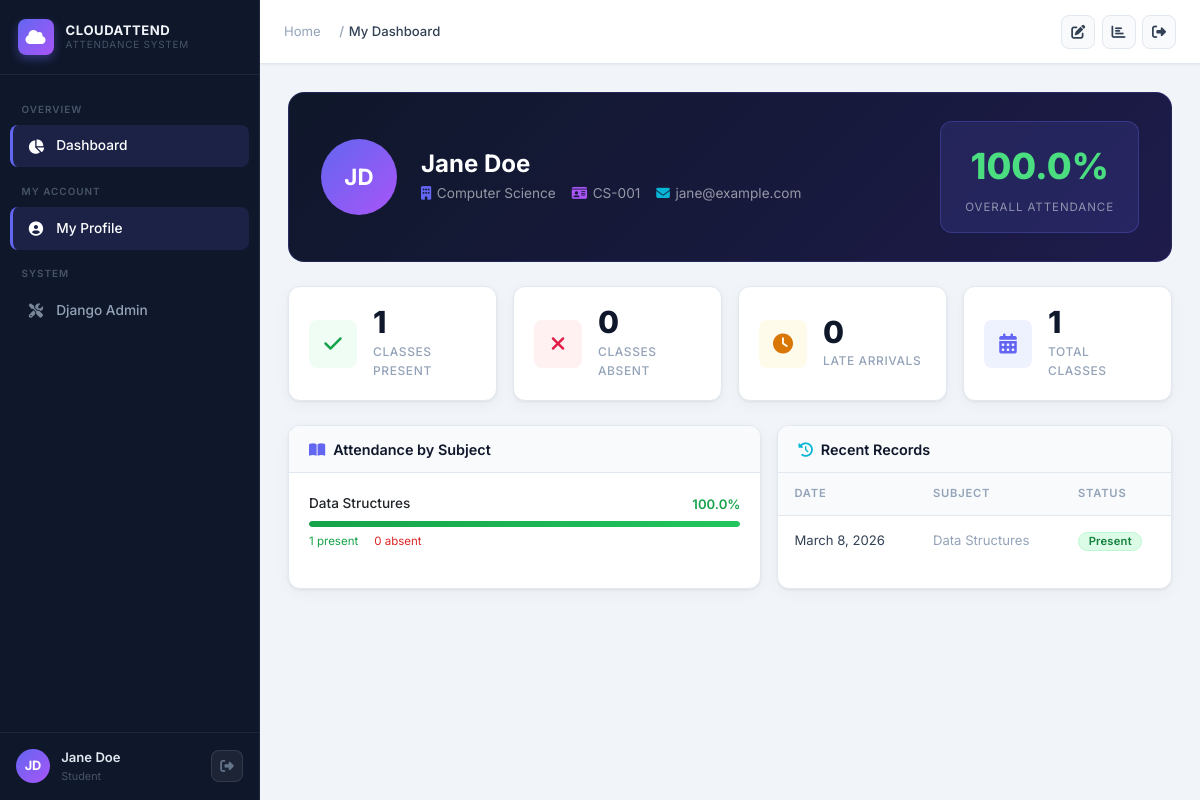
Page /dashboard/student/ (signed in) on the committed database.
### api_v1/models.py (models this page shows, shortened)
class TimeStampedModel(models.Model):
    created_at = models.DateTimeField(auto_now_add=True)
    updated_at = models.DateTimeField(auto_now=True)
    class Meta:
        abstract = True

class Student(TimeStampedModel):
    student_id = models.CharField(
        primary_key=True, default=generate_uuid, editable=False, max_length=200
    )
    user = models.OneToOneField(
        User, on_delete=models.SET_NULL, null=True, blank=True,
        related_name='student_profile'
    )
    first_name = models.CharField(max_length=200)
    last_name = models.CharField(max_length=200)
    address = models.TextField(blank=True)
    email = models.EmailField(unique=True)
    mobile_no = models.CharField(max_length=15)
    department = models.ForeignKey(
        Department, on_delete=models.SET_NULL, null=True, blank=True,
        related_name='students'
    )
    roll_number = models.CharField(max_length=50, blank=True)
    profile_photo = models.ImageField(
        upload_to='student_photos/', null=True, blank=True
    )
    is_active = models.BooleanField(default=True)
    @property
    def full_name(self):
        return f"{self.first_name} {self.last_name}"
    class Meta:
        ordering = ['first_name', 'last_name']

class Department(TimeStampedModel):
    name = models.CharField(max_length=100, unique=True)
    code = models.CharField(max_length=20, unique=True)
    description = models.TextField(blank=True)
    class Meta:
        ordering = ['name']

class Subject(TimeStampedModel):
    subject_code = models.AutoField(primary_key=True)
    title = models.CharField(max_length=200)
    department = models.ForeignKey(
        Department, on_delete=models.SET_NULL, null=True, blank=True,
        related_name='subjects'
    )
    credits = models.PositiveSmallIntegerField(default=3)
    is_active = models.BooleanField(default=True)
    class Meta:
        ordering = ['title']

class Attendance(TimeStampedModel):
    STATUS_CHOICES = [
        ('Present', 'Present'),
        ('Absent', 'Absent'),
        ('Late', 'Late'),
        ('Excused', 'Excused'),
    ]
    student = models.ForeignKey(
        Student, on_delete=models.CASCADE, related_name='attendances'
    )
    subject = models.ForeignKey(
        Subject, on_delete=models.SET_NULL, null=True, blank=True,
        related_name='attendances'
    )
    lecture_date = models.DateField()
    status = models.CharField(max_length=20, choices=STATUS_CHOICES, default='Present')
    remarks = models.TextField(blank=True)
    marked_by = models.ForeignKey(
        User, on_delete=models.SET_NULL, null=True, blank=True,
        related_name='marked_attendances'
    )
    class Meta:
        unique_together = ('student', 'subject', 'lecture_date')
        ordering = ['-lecture_date']

### api_v1/views.py (the view)
# urls.py: path('dashboard/student/', views.student_dashboard, name='student_dashboard'),
@login_required
def student_dashboard(request):
    if not is_student(request.user):
        return redirect('admin_dashboard')
    try:
        student = Student.objects.get(user=request.user)
    except Student.DoesNotExist:
        messages.error(request, 'Student profile not found. Please contact admin.')
        return redirect('admin_dashboard')
    all_attendance = student.attendances.select_related('subject').order_by('-lecture_date')
    total = all_attendance.count()
    present = all_attendance.filter(status='Present').count()
    absent = all_attendance.filter(status='Absent').count()
    late = all_attendance.filter(status='Late').count()
    pct = round((present / total) * 100, 1) if total else 0
    subject_stats = (
        all_attendance
        .values('subject__title')
        .annotate(
            total=Count('id'),
            present=Count('id', filter=Q(status='Present')),
            absent=Count('id', filter=Q(status='Absent')),
        )
        .order_by('subject__title')
    )
    for s in subject_stats:
        t = s['total']
        s['pct'] = round((s['present'] / t) * 100, 1) if t else 0
    recent = all_attendance[:10]
    context = {
        'student': student,
        'total': total,
        'present': present,
        'absent': absent,
        'late': late,
        'pct': pct,
        'subject_stats': subject_stats,
        'recent': recent,
    }
    return render(request, 'dashboard/student.html', context)

### api_v1/context_processors.py (called while the page is built)
def user_role(request):
    is_student = (
        request.user.is_authenticated
        and request.user.groups.filter(name='Student').exists()
    )
    return {'user_is_student': is_student}

### api_v1/views.py (called while the page is built)
def is_student(user) -> bool:
    return user.groups.filter(name='Student').exists()

### templates/dashboard/student.html (shortened to what this page needs)
{% extends "base.html" %}
{% block breadcrumb %}<li class="breadcrumb-item active">My Dashboard</li>{% endblock %}
{% block content %}
<div style="background:linear-gradient(135deg,#0f172a,#1e1b4b);border:1px solid rgba(99,102,241,.2);border-radius:16px;padding:1.75rem 2rem;margin-bottom:1.5rem;display:flex;align-items:center;gap:1.5rem;" class="fade-in">
  <div class="avatar xl" style="flex-shrink:0">
    {{ student.first_name|slice:":1" }}{{ student.last_name|slice:":1" }}
  </div>
  <div style="flex:1">
    <h2 style="font-size:1.5rem;font-weight:700;color:#fff;margin:0">{{ student.full_name }}</h2>
    <div style="color:rgba(255,255,255,.55);font-size:.85rem;margin-top:.25rem;display:flex;flex-wrap:wrap;gap:1rem;">
      {% if student.department %}<span><i class="fas fa-building" style="margin-right:.35rem;color:var(--accent)"></i>{{ student.department.name }}</span>{% endif %}
      {% if student.roll_number %}<span><i class="fas fa-id-card" style="margin-right:.35rem;color:var(--purple)"></i>{{ student.roll_number }}</span>{% endif %}
      <span><i class="fas fa-envelope" style="margin-right:.35rem;color:var(--cyan)"></i>{{ student.email }}</span>
    </div>
  </div>
  <div style="text-align:center;background:rgba(99,102,241,.15);border:1px solid rgba(99,102,241,.3);border-radius:12px;padding:1rem 1.5rem;">
    <div style="font-size:2.25rem;font-weight:800;{% if pct >= 75 %}color:#4ade80{% elif pct >= 50 %}color:#fbbf24{% else %}color:#f87171{% endif %}">{{ pct }}%</div>
    <div style="font-size:.72rem;color:rgba(255,255,255,.5);text-transform:uppercase;letter-spacing:.08em;margin-top:.15rem">Overall Attendance</div>
  </div>
</div>
<div class="stats-grid fade-in-delay-1" style="margin-bottom:1.5rem">
  <div class="stat-card">
    <div class="stat-icon emerald"><i class="fas fa-check"></i></div>
    <div class="stat-content">
      <div class="stat-value">{{ present }}</div>
      <div class="stat-label">Classes Present</div>
    </div>
  </div>
  <div class="stat-card">
    <div class="stat-icon rose"><i class="fas fa-times"></i></div>
    <div class="stat-content">
      <div class="stat-value">{{ absent }}</div>
      <div class="stat-label">Classes Absent</div>
    </div>
  </div>
  <div class="stat-card">
    <div class="stat-icon amber"><i class="fas fa-clock"></i></div>
    <div class="stat-content">
      <div class="stat-value">{{ late }}</div>
      <div class="stat-label">Late Arrivals</div>
    </div>
  </div>
  <div class="stat-card">
    <div class="stat-icon indigo"><i class="fas fa-calendar-days"></i></div>
    <div class="stat-content">
      <div class="stat-value">{{ total }}</div>
      <div class="stat-label">Total Classes</div>
    </div>
  </div>
</div>
<div style="display:grid;grid-template-columns:1.2fr 1fr;gap:1rem;" class="fade-in-delay-2">
  <div class="card">
    <div class="card-header">
      <h3 class="card-title"><i class="fas fa-book-open" style="color:var(--accent);margin-right:.5rem"></i>Attendance by Subject</h3>
    </div>
    <div class="card-body">
      {% if subject_stats %}
        {% for s in subject_stats %}
        <div style="margin-bottom:1.1rem">
          <div style="display:flex;justify-content:space-between;align-items:center;margin-bottom:.4rem">
            <span style="font-size:.85rem;font-weight:500">{{ s.subject__title|default:"Unknown" }}</span>
            <span class="fw-600 fs-sm {% if s.pct >= 75 %}text-success{% elif s.pct >= 50 %}text-warning{% else %}text-danger{% endif %}">{{ s.pct }}%</span>
          </div>
          <div class="progress-bar-wrap">
            <div class="progress-bar-fill {% if s.pct >= 75 %}success{% elif s.pct >= 50 %}warning{% else %}danger{% endif %}"
                 style="width:{{ s.pct }}%"></div>
          </div>
          <div style="display:flex;gap:1rem;margin-top:.3rem">
            <span class="fs-xs text-success">{{ s.present }} present</span>
            <span class="fs-xs text-danger">{{ s.absent }} absent</span>
          </div>
        </div>
        {% endfor %}
      {% else %}
        <div class="empty-state"><i class="fas fa-book-open"></i><p>No subject data yet</p></div>
      {% endif %}
    </div>
  </div>
  <div class="card">
    <div class="card-header">
      <h3 class="card-title"><i class="fas fa-clock-rotate-left" style="color:var(--cyan);margin-right:.5rem"></i>Recent Records</h3>
    </div>
    <div class="card-body" style="padding:0">
      {% if recent %}
        <table class="table">
          <thead><tr><th>Date</th><th>Subject</th><th>Status</th></tr></thead>
          <tbody>
            {% for r in recent %}
            <tr>
              <td class="fs-sm">{{ r.lecture_date }}</td>
              <td class="fs-sm text-muted">{{ r.subject.title|default:"—" }}</td>
              <td><span class="badge badge-{{ r.status|lower }}">{{ r.status }}</span></td>
            </tr>
            {% endfor %}
          </tbody>
        </table>
      {% else %}
        <div class="empty-state"><i class="fas fa-clipboard"></i><p>No records yet</p></div>
      {% endif %}
    </div>
  </div>
</div>
{% endblock %}

### templates/base.html (shortened to what this page needs)
{% load static %}
<!DOCTYPE html>
<html lang="en">
<head>
  <link rel="stylesheet" href="https://cdnjs.cloudflare.com/ajax/libs/font-awesome/6.5.2/css/all.min.css" />
  <link rel="stylesheet" href="https://cdn.jsdelivr.net/npm/bootstrap@5.3.3/dist/css/bootstrap.min.css" />
  <link rel="stylesheet" href="{% static 'css/style.css' %}" />
</head>
<body>
<aside class="sidebar" id="sidebar">
  <a href="{% url 'dashboard' %}" class="sidebar-brand">
    <div class="sidebar-brand-icon">
      <i class="fas fa-cloud"></i>
    </div>
    <div class="sidebar-brand-text">
      CloudAttend
      <small>Attendance System</small>
    </div>
  </a>
  <nav class="sidebar-nav">
    <span class="nav-section-label">Overview</span>
    <a href="{% url 'dashboard' %}"
       class="nav-link-item {% if request.resolver_match.url_name == 'dashboard' or request.resolver_match.url_name == 'admin_dashboard' or request.resolver_match.url_name == 'student_dashboard' %}active{% endif %}">
      <span class="nav-icon"><i class="fas fa-chart-pie"></i></span>
      Dashboard
    </a>
    {% if user_is_student %}
    <span class="nav-section-label">My Account</span>
    <a href="{% url 'student_dashboard' %}"
       class="nav-link-item {% if request.resolver_match.url_name == 'student_dashboard' %}active{% endif %}">
      <span class="nav-icon"><i class="fas fa-user-circle"></i></span>
      My Profile
    </a>
    {% endif %}
    <span class="nav-section-label">System</span>
    <a href="/admin/" class="nav-link-item" target="_blank">
      <span class="nav-icon"><i class="fas fa-screwdriver-wrench"></i></span>
      Django Admin
    </a>
  </nav>
  <div class="sidebar-footer">
    <div class="user-avatar">
      {{ request.user.first_name|slice:":1"|upper }}{{ request.user.last_name|slice:":1"|upper }}
    </div>
    <div class="user-info">
      <div class="user-name">{{ request.user.get_full_name|default:request.user.username }}</div>
      <div class="user-role">{% if user_is_student %}Student{% else %}Administrator{% endif %}</div>
    </div>
    <form method="post" action="{% url 'logout' %}" class="logout-form">
      <button type="submit" class="logout-btn" title="Sign out">
        <i class="fas fa-right-from-bracket"></i>
      </button>
    </form>
  </div>
</aside>
<div class="main-wrapper">
  <header class="topbar">
    <nav class="topbar-breadcrumb">
      <ol class="breadcrumb">
        <li class="breadcrumb-item"><a href="{% url 'dashboard' %}">Home</a></li>
        {% block breadcrumb %}{% endblock %}
      </ol>
    </nav>
    <div class="topbar-actions">
      <a href="{% url 'mark_attendance' %}" class="topbar-btn" title="Mark Attendance">
        <i class="fas fa-pen-to-square"></i>
      </a>
      <a href="{% url 'reports' %}" class="topbar-btn" title="Reports">
        <i class="fas fa-chart-bar"></i>
      </a>
      <form method="post" action="{% url 'logout' %}" class="topbar-logout">
        <button type="submit" class="topbar-logout-btn" title="Sign out">
          <i class="fas fa-right-from-bracket"></i>
        </button>
      </form>
    </div>
  </header>
  <main class="page-content">
    {% block content %}{% endblock %}
  </main>
</div>
</body>
</html>

### rows in the picture
Student: first_name "J", last_name "D", full_name "Jane Doe", department.name "Computer Science", roll_number "CS-001", email "jane@example.com"
Subject: subject__title "Data Structures", pct "100.0", present "1", absent "0"
Attendance: lecture_date "March 8, 2026", subject "Data Structures", status "Present"

### other values in the picture
{{ request.user.first_name|slice:":1"|upper }} "J"
{{ request.user.last_name|slice:":1"|upper }} "D"
{{ request.user.get_full_name|default:request.user.username }} "Jane Doe"
{{ pct }} "100.0"
{{ present }} "1"
{{ absent }} "0"
{{ late }} "0"
{{ total }} "1"
